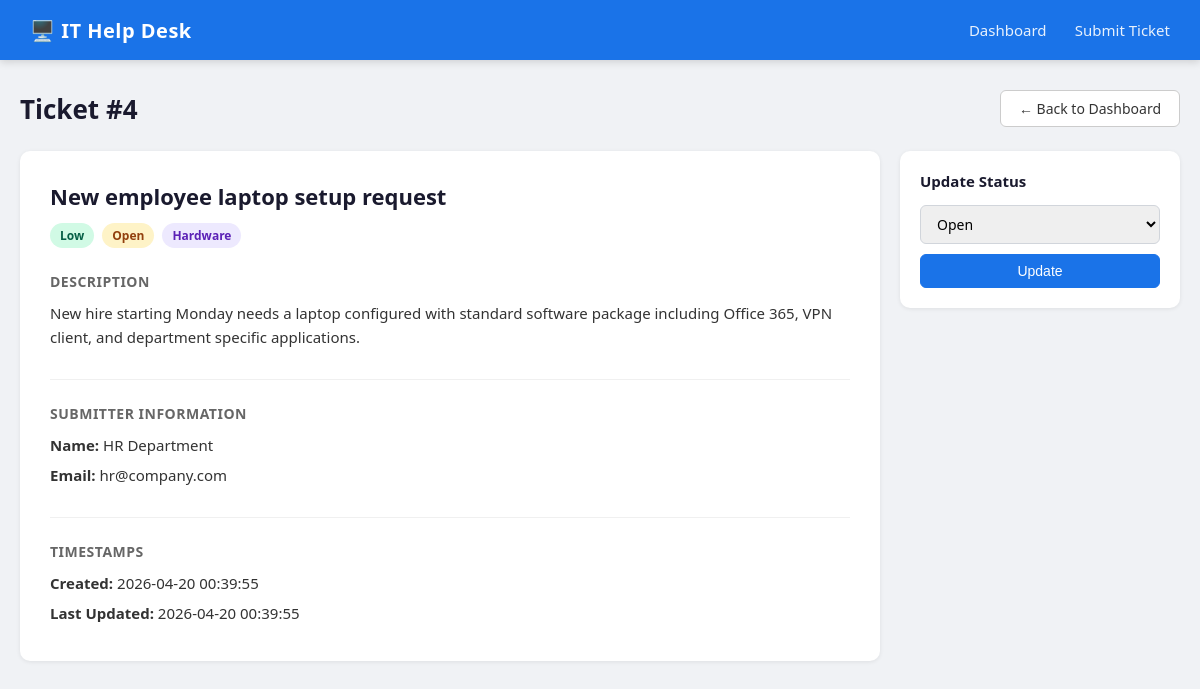
Screenshot of /ticket/4 with the database file from the repository.
### tables this page shows
CREATE TABLE tickets (
                id INTEGER PRIMARY KEY AUTOINCREMENT,
                title TEXT NOT NULL,
                description TEXT NOT NULL,
                category TEXT NOT NULL,
                priority TEXT NOT NULL,
                status TEXT DEFAULT 'Open',
                submitter_name TEXT NOT NULL,
                submitter_email TEXT NOT NULL,
                created_at TEXT NOT NULL,
                updated_at TEXT NOT NULL
            );

### helpdesk.py (the view)
@app.route('/ticket/<int:ticket_id>')
def ticket(ticket_id):
    conn = get_db()
    t = conn.execute('SELECT * FROM tickets WHERE id = ?', (ticket_id,)).fetchone()
    conn.close()
    if t is None:
        return 'Ticket not found', 404
    return render_template('ticket.html', ticket=t)

### helpdesk.py (called while the page is built)
def get_db():
    conn = sqlite3.connect(DATABASE)
    conn.row_factory = sqlite3.Row
    return conn

### templates/ticket.html (shortened to what this page needs)
{% extends "base.html" %}
{% block content %}
<div class="page-header">
    <h1>Ticket #{{ ticket.id }}</h1>
    <a href="{{ url_for('index') }}" class="btn">← Back to Dashboard</a>
</div>
<div class="ticket-detail">
    <div class="ticket-main">
        <div class="ticket-header-info">
            <h2>{{ ticket.title }}</h2>
            <div class="ticket-meta">
                <span class="badge priority-{{ ticket.priority | lower }}">{{ ticket.priority }}</span>
                <span class="badge status-{{ ticket.status | lower | replace(' ', '-') }}">{{ ticket.status }}</span>
                <span class="badge category">{{ ticket.category }}</span>
            </div>
        </div>
        <div class="ticket-section">
            <h3>Description</h3>
            <p>{{ ticket.description }}</p>
        </div>
        <div class="ticket-section">
            <h3>Submitter Information</h3>
            <p><strong>Name:</strong> {{ ticket.submitter_name }}</p>
            <p><strong>Email:</strong> {{ ticket.submitter_email }}</p>
        </div>
        <div class="ticket-section">
            <h3>Timestamps</h3>
            <p><strong>Created:</strong> {{ ticket.created_at }}</p>
            <p><strong>Last Updated:</strong> {{ ticket.updated_at }}</p>
        </div>
    </div>
    <div class="ticket-sidebar">
        <div class="sidebar-card">
            <h3>Update Status</h3>
            <form method="POST" action="/update/{{ ticket.id }}">
                <select name="status">
                    <option value="Open" {% if ticket.status == 'Open' %}selected{% endif %}>Open</option>
                </select>
                <button type="submit" class="btn btn-primary" style="margin-top: 10px; width: 100%;">Update</button>
            </form>
        </div>
    </div>
</div>
{% endblock %}

### static/style.css (style rules this page uses)
* { margin: 0; padding: 0; box-sizing: border-box; }
body { font-family: 'Segoe UI', Tahoma, Geneva, Verdana, sans-serif; background: #f0f2f5; color: #333; }
.page-header { display: flex; align-items: center; justify-content: space-between; margin-bottom: 24px; }
.page-header h1 { font-size: 26px; color: #1a1a2e; }
.btn { padding: 8px 18px; border-radius: 6px; border: 1px solid #ccc; background: white; color: #333; text-decoration: none; font-size: 14px; cursor: pointer; transition: all 0.2s; display: inline-block; }
.btn-primary { background: #1a73e8; color: white; border-color: #1a73e8; }
.badge { padding: 4px 10px; border-radius: 20px; font-size: 12px; font-weight: 600; display: inline-block; }
.priority-low { background: #d1fae5; color: #065f46; }
.status-open { background: #fef3c7; color: #92400e; }
.category { background: #ede9fe; color: #5b21b6; }
.ticket-detail { display: grid; grid-template-columns: 1fr 280px; gap: 20px; }
.ticket-main { background: white; border-radius: 10px; padding: 30px; box-shadow: 0 1px 4px rgba(0,0,0,0.08); }
.ticket-header-info h2 { font-size: 22px; margin-bottom: 12px; color: #1a1a2e; }
.ticket-meta { display: flex; gap: 8px; margin-bottom: 24px; flex-wrap: wrap; }
.ticket-section { margin-bottom: 24px; padding-bottom: 24px; border-bottom: 1px solid #f0f0f0; }
.ticket-section:last-child { border-bottom: none; margin-bottom: 0; padding-bottom: 0; }
.ticket-section h3 { font-size: 14px; text-transform: uppercase; letter-spacing: 0.5px; color: #666; margin-bottom: 10px; }
.ticket-section p { font-size: 15px; line-height: 1.6; color: #333; margin-bottom: 6px; }
.ticket-sidebar .sidebar-card { background: white; border-radius: 10px; padding: 20px; box-shadow: 0 1px 4px rgba(0,0,0,0.08); }
.sidebar-card h3 { font-size: 15px; margin-bottom: 14px; color: #1a1a2e; }
.sidebar-card select { width: 100%; padding: 8px 12px; border: 1px solid #d1d5db; border-radius: 6px; font-size: 14px; font-family: inherit; }

### rows the page displays
tickets: id "4", title "New employee laptop setup request", priority "Low", status "Open", category "Hardware", description "New hire starting Monday needs a laptop configured with standard software package including Office 365, VPN client, and department specific applications.", submitter_name "HR Department", submitter_email "hr@company.com", created_at "2026-04-20 00:39:55", updated_at "2026-04-20 00:39:55"
